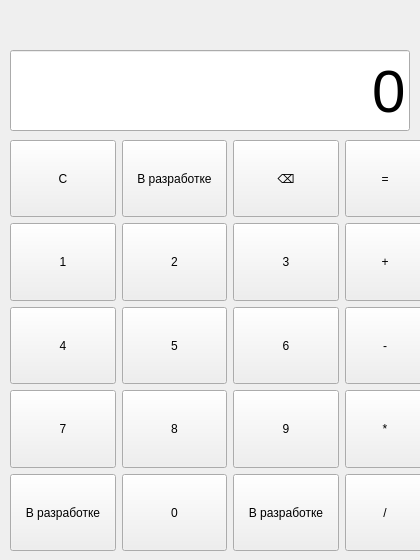
<?xml version="1.0" encoding="UTF-8"?>
<ui version="4.0">
 <class>MainWindow</class>
 <widget class="QMainWindow" name="MainWindow">
  <property name="geometry">
   <rect>
    <x>0</x>
    <y>0</y>
    <width>420</width>
    <height>560</height>
   </rect>
  </property>
  <property name="sizePolicy">
   <sizepolicy hsizetype="Ignored" vsizetype="Fixed">
    <horstretch>0</horstretch>
    <verstretch>0</verstretch>
   </sizepolicy>
  </property>
  <property name="minimumSize">
   <size>
    <width>420</width>
    <height>560</height>
   </size>
  </property>
  <property name="maximumSize">
   <size>
    <width>420</width>
    <height>560</height>
   </size>
  </property>
  <property name="windowTitle">
   <string>Кал кулятор </string>
  </property>
  <property name="styleSheet">
   <string notr="true">QPushButton:hover {
	background-color: #666;
}

QPushButton:pressed {
	background-color: #888;
}</string>
  </property>
  <widget class="QWidget" name="centralwidget">
   <widget class="QWidget" name="gridLayoutWidget">
    <property name="geometry">
     <rect>
      <x>10</x>
      <y>140</y>
      <width>415</width>
      <height>411</height>
     </rect>
    </property>
    <layout class="QGridLayout" name="gridLayout">
     <item row="3" column="2">
      <widget class="QPushButton" name="but_9">
       <property name="sizePolicy">
        <sizepolicy hsizetype="Minimum" vsizetype="Expanding">
         <horstretch>0</horstretch>
         <verstretch>0</verstretch>
        </sizepolicy>
       </property>
       <property name="text">
        <string>9</string>
       </property>
       <property name="shortcut">
        <string>9</string>
       </property>
      </widget>
     </item>
     <item row="4" column="2">
      <widget class="QPushButton" name="but_x">
       <property name="sizePolicy">
        <sizepolicy hsizetype="Minimum" vsizetype="Expanding">
         <horstretch>0</horstretch>
         <verstretch>0</verstretch>
        </sizepolicy>
       </property>
       <property name="text">
        <string>В разработке</string>
       </property>
       <property name="shortcut">
        <string>=</string>
       </property>
      </widget>
     </item>
     <item row="4" column="3">
      <widget class="QPushButton" name="but_div">
       <property name="sizePolicy">
        <sizepolicy hsizetype="Minimum" vsizetype="Expanding">
         <horstretch>0</horstretch>
         <verstretch>0</verstretch>
        </sizepolicy>
       </property>
       <property name="text">
        <string>/</string>
       </property>
       <property name="shortcut">
        <string>/</string>
       </property>
      </widget>
     </item>
     <item row="3" column="1">
      <widget class="QPushButton" name="but_8">
       <property name="sizePolicy">
        <sizepolicy hsizetype="Minimum" vsizetype="Expanding">
         <horstretch>0</horstretch>
         <verstretch>0</verstretch>
        </sizepolicy>
       </property>
       <property name="text">
        <string>8</string>
       </property>
       <property name="shortcut">
        <string>8</string>
       </property>
      </widget>
     </item>
     <item row="3" column="0">
      <widget class="QPushButton" name="but_7">
       <property name="sizePolicy">
        <sizepolicy hsizetype="Minimum" vsizetype="Expanding">
         <horstretch>0</horstretch>
         <verstretch>0</verstretch>
        </sizepolicy>
       </property>
       <property name="text">
        <string>7</string>
       </property>
       <property name="shortcut">
        <string>7</string>
       </property>
      </widget>
     </item>
     <item row="1" column="3">
      <widget class="QPushButton" name="but_pls">
       <property name="sizePolicy">
        <sizepolicy hsizetype="Minimum" vsizetype="Expanding">
         <horstretch>0</horstretch>
         <verstretch>0</verstretch>
        </sizepolicy>
       </property>
       <property name="cursor">
        <cursorShape>ArrowCursor</cursorShape>
       </property>
       <property name="text">
        <string>+</string>
       </property>
       <property name="shortcut">
        <string>+</string>
       </property>
      </widget>
     </item>
     <item row="2" column="1">
      <widget class="QPushButton" name="but_5">
       <property name="sizePolicy">
        <sizepolicy hsizetype="Minimum" vsizetype="Expanding">
         <horstretch>0</horstretch>
         <verstretch>0</verstretch>
        </sizepolicy>
       </property>
       <property name="text">
        <string>5</string>
       </property>
       <property name="shortcut">
        <string>5</string>
       </property>
      </widget>
     </item>
     <item row="2" column="2">
      <widget class="QPushButton" name="but_6">
       <property name="sizePolicy">
        <sizepolicy hsizetype="Minimum" vsizetype="Expanding">
         <horstretch>0</horstretch>
         <verstretch>0</verstretch>
        </sizepolicy>
       </property>
       <property name="text">
        <string>6</string>
       </property>
       <property name="shortcut">
        <string>6</string>
       </property>
      </widget>
     </item>
     <item row="4" column="1">
      <widget class="QPushButton" name="but_0">
       <property name="sizePolicy">
        <sizepolicy hsizetype="Minimum" vsizetype="Expanding">
         <horstretch>0</horstretch>
         <verstretch>0</verstretch>
        </sizepolicy>
       </property>
       <property name="text">
        <string>0</string>
       </property>
       <property name="shortcut">
        <string>0</string>
       </property>
      </widget>
     </item>
     <item row="2" column="0">
      <widget class="QPushButton" name="but_4">
       <property name="sizePolicy">
        <sizepolicy hsizetype="Minimum" vsizetype="Expanding">
         <horstretch>0</horstretch>
         <verstretch>0</verstretch>
        </sizepolicy>
       </property>
       <property name="text">
        <string>4</string>
       </property>
       <property name="shortcut">
        <string>4</string>
       </property>
      </widget>
     </item>
     <item row="1" column="1">
      <widget class="QPushButton" name="but_2">
       <property name="sizePolicy">
        <sizepolicy hsizetype="Minimum" vsizetype="Expanding">
         <horstretch>0</horstretch>
         <verstretch>0</verstretch>
        </sizepolicy>
       </property>
       <property name="text">
        <string>2</string>
       </property>
       <property name="shortcut">
        <string>2</string>
       </property>
      </widget>
     </item>
     <item row="1" column="2">
      <widget class="QPushButton" name="but_3">
       <property name="sizePolicy">
        <sizepolicy hsizetype="Minimum" vsizetype="Expanding">
         <horstretch>0</horstretch>
         <verstretch>0</verstretch>
        </sizepolicy>
       </property>
       <property name="text">
        <string>3</string>
       </property>
       <property name="shortcut">
        <string>3</string>
       </property>
      </widget>
     </item>
     <item row="2" column="3">
      <widget class="QPushButton" name="but_mns">
       <property name="sizePolicy">
        <sizepolicy hsizetype="Minimum" vsizetype="Expanding">
         <horstretch>0</horstretch>
         <verstretch>0</verstretch>
        </sizepolicy>
       </property>
       <property name="text">
        <string>-</string>
       </property>
       <property name="shortcut">
        <string>-</string>
       </property>
      </widget>
     </item>
     <item row="4" column="0">
      <widget class="QPushButton" name="but_flt">
       <property name="sizePolicy">
        <sizepolicy hsizetype="Minimum" vsizetype="Expanding">
         <horstretch>0</horstretch>
         <verstretch>0</verstretch>
        </sizepolicy>
       </property>
       <property name="text">
        <string>В разработке</string>
       </property>
       <property name="shortcut">
        <string>,</string>
       </property>
      </widget>
     </item>
     <item row="1" column="0">
      <widget class="QPushButton" name="but_1">
       <property name="sizePolicy">
        <sizepolicy hsizetype="Minimum" vsizetype="Expanding">
         <horstretch>0</horstretch>
         <verstretch>0</verstretch>
        </sizepolicy>
       </property>
       <property name="text">
        <string>1</string>
       </property>
       <property name="shortcut">
        <string>1</string>
       </property>
      </widget>
     </item>
     <item row="3" column="3">
      <widget class="QPushButton" name="but_mul">
       <property name="sizePolicy">
        <sizepolicy hsizetype="Maximum" vsizetype="Expanding">
         <horstretch>0</horstretch>
         <verstretch>0</verstretch>
        </sizepolicy>
       </property>
       <property name="text">
        <string>*</string>
       </property>
       <property name="shortcut">
        <string>*</string>
       </property>
      </widget>
     </item>
     <item row="0" column="0">
      <widget class="QPushButton" name="but_clr">
       <property name="sizePolicy">
        <sizepolicy hsizetype="Minimum" vsizetype="Expanding">
         <horstretch>0</horstretch>
         <verstretch>0</verstretch>
        </sizepolicy>
       </property>
       <property name="text">
        <string>C</string>
       </property>
      </widget>
     </item>
     <item row="0" column="1">
      <widget class="QPushButton" name="but_boom">
       <property name="sizePolicy">
        <sizepolicy hsizetype="Minimum" vsizetype="Expanding">
         <horstretch>0</horstretch>
         <verstretch>0</verstretch>
        </sizepolicy>
       </property>
       <property name="text">
        <string>В разработке</string>
       </property>
      </widget>
     </item>
     <item row="0" column="2">
      <widget class="QPushButton" name="but_del">
       <property name="sizePolicy">
        <sizepolicy hsizetype="Minimum" vsizetype="Expanding">
         <horstretch>0</horstretch>
         <verstretch>0</verstretch>
        </sizepolicy>
       </property>
       <property name="text">
        <string>⌫</string>
       </property>
      </widget>
     </item>
     <item row="0" column="3">
      <widget class="QPushButton" name="but_eq">
       <property name="sizePolicy">
        <sizepolicy hsizetype="Minimum" vsizetype="Expanding">
         <horstretch>0</horstretch>
         <verstretch>0</verstretch>
        </sizepolicy>
       </property>
       <property name="text">
        <string>=</string>
       </property>
      </widget>
     </item>
    </layout>
   </widget>
   <widget class="QLabel" name="label">
    <property name="geometry">
     <rect>
      <x>10</x>
      <y>10</y>
      <width>401</width>
      <height>31</height>
     </rect>
    </property>
    <property name="sizePolicy">
     <sizepolicy hsizetype="Preferred" vsizetype="Maximum">
      <horstretch>0</horstretch>
      <verstretch>0</verstretch>
     </sizepolicy>
    </property>
    <property name="cursor">
     <cursorShape>ArrowCursor</cursorShape>
    </property>
    <property name="layoutDirection">
     <enum>Qt::LeftToRight</enum>
    </property>
    <property name="text">
     <string/>
    </property>
    <property name="alignment">
     <set>Qt::AlignRight|Qt::AlignTrailing|Qt::AlignVCenter</set>
    </property>
   </widget>
   <widget class="QLineEdit" name="line">
    <property name="geometry">
     <rect>
      <x>10</x>
      <y>50</y>
      <width>400</width>
      <height>81</height>
     </rect>
    </property>
    <property name="sizePolicy">
     <sizepolicy hsizetype="Expanding" vsizetype="Maximum">
      <horstretch>0</horstretch>
      <verstretch>0</verstretch>
     </sizepolicy>
    </property>
    <property name="styleSheet">
     <string notr="true">font-size: 60px

</string>
    </property>
    <property name="text">
     <string>0</string>
    </property>
    <property name="maxLength">
     <number>12</number>
    </property>
    <property name="alignment">
     <set>Qt::AlignRight|Qt::AlignTrailing|Qt::AlignVCenter</set>
    </property>
    <property name="readOnly">
     <bool>true</bool>
    </property>
   </widget>
  </widget>
 </widget>
 <resources/>
 <connections/>
</ui>
